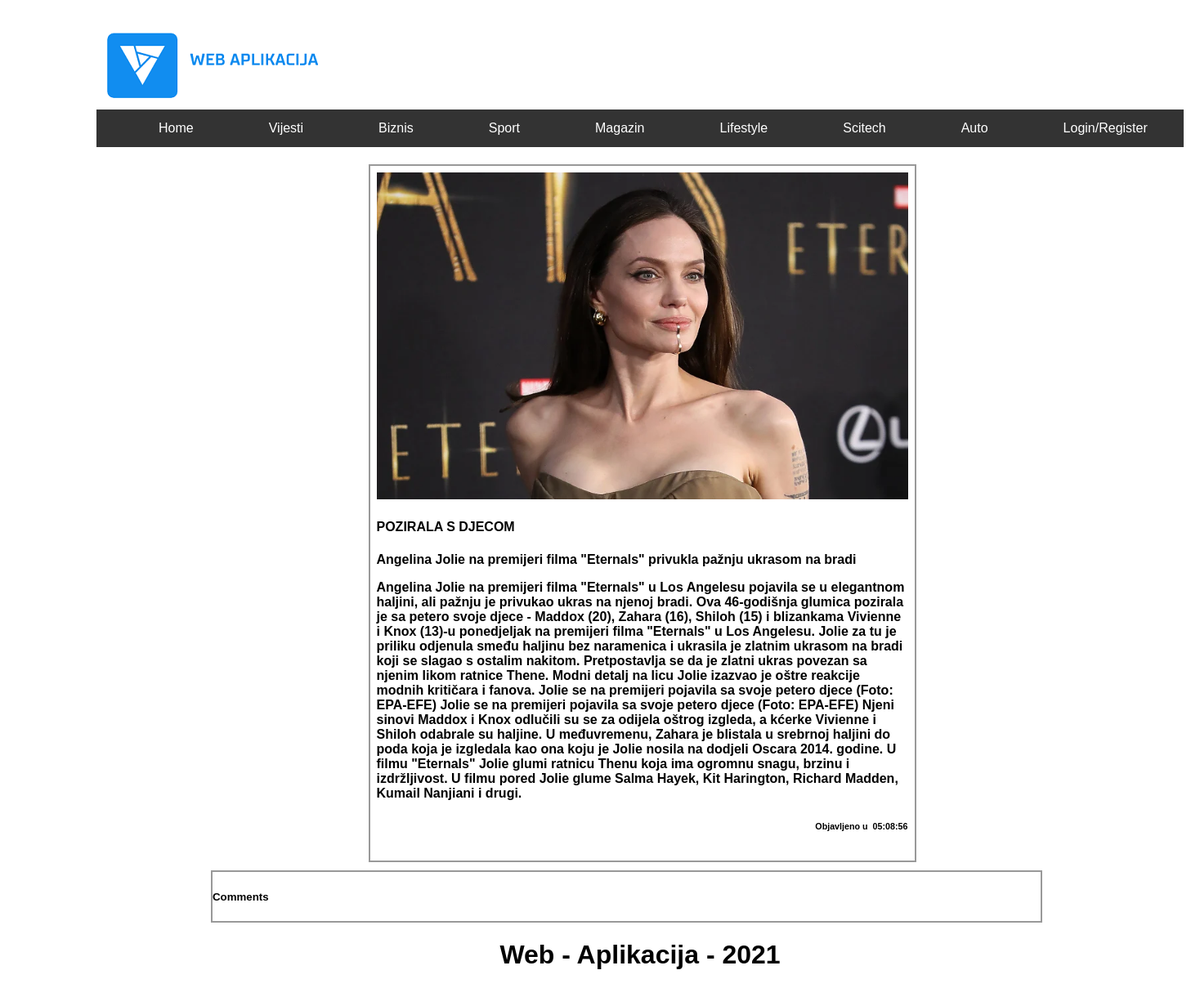
Page /news/Angelina-Jolie-na-premijeri-filma-Eternals-privukla-pažnju-ukrasom-na-bradi.php on the committed database.
### tables this page shows
CREATE TABLE `news` (
  `id` int(11) NOT NULL,
  `category` varchar(45) DEFAULT NULL,
  `title` varchar(1000) DEFAULT NULL,
  `description` varchar(1000) DEFAULT NULL,
  `descriptionlnk` varchar(1400) NOT NULL,
  `content` varchar(10000) DEFAULT NULL,
  `time_publish` time NOT NULL,
  `postedby` varchar(66) NOT NULL,
  `image` varchar(255) NOT NULL
);

### news/Angelina-Jolie-na-premijeri-filma-Eternals-privukla-pažnju-ukrasom-na-bradi.php (the view, shortened to what this page needs)
<!DOCTYPE html>
<html>
<head>
<link rel="stylesheet" type="text/css" href="../css/style.css">
</head>
<body>
<div class="header">
<img src="../images/4.png">
<ul>
<li><a class="active" href="../index.php">Home</a></li>
  <li><a href="../vijesti.php">Vijesti</a></li>
  <li><a href="../biznis.php">Biznis</a></li>
  <li><a href="../sport.php">Sport</a></li>
  <li><a href="../magazin.php">Magazin</a></li>
  <li><a href="../lifestyle.php">Lifestyle</a></li>
  <li><a href="../scitech.php">Scitech</a></li>
  <li><a href="../auto.php">Auto</a></li>
  <?php
if (isset($_SESSION['username'])) {
	  $username = $_SESSION['username'];
echo '<li><a href="../users/logout.php">Logout</a></li>';
}
else{
  echo '<li><a href="../users/login.php">Login/Register</a></li>';
}
?>
</ul>
  </div>
<div class="container" style="margin: auto;width: 50%;">
      <div class="row">
	  <?php require "../users/connection.php";
			$file = basename($_SERVER['PHP_SELF']);
			$info = pathinfo($file);
			$file_name =  basename($file,'.'.$info['extension']);
            $upit = "SELECT * FROM news WHERE descriptionlnk = '$file_name'";
			$conn = Database::getConnection();
            $q = $conn->query($upit);
            $red = mysqli_fetch_assoc($q);
            echo
            '<div class="column" style="width:650px; max-height: auto;">
              <img src="../images/' .$red['image'].'" alt="" style="width:100%; height: 400px;">
              <div id="text-block-small">
                 <h4>'. $red['title'] .'</h4>
                  <p>' . $red['description'] . '</p>
				  <p>' . $red['content'] .' </p>
				  <h6><p style="text-align:right;  ">Objavljeno u &nbsp' . $red['time_publish'] . '</p></h6>'
				  ?>
              </div>
            </div>
      </div>
</div>
<div class="section" style="width:1013px; margin-left:150px;">
						<h5>Comments</h5>
                </div>
<div id="footer">
<h1 style="text-align:center">Web - Aplikacija - 2021</h1>
  </div>
</body>
</html>

### css/style.css (style rules this page uses)
body { position: absolute; left: 100px; width: auto; height: auto; font-family: Arial, Helvetica, sans-serif; }
a { text-decoration: none; }
p { font-family: Verdana, Geneva, Tahoma, sans-serif; font-weight: bold; }
.header { width: 1330px; overflow: hidden; padding: 20px 10px; margin-bottom: 1px; }
.container { top: 190px; }
ul { list-style-type: none; margin: 0; padding: 0; overflow: hidden; background-color: #333; }
li { float: left; margin-left: 60px; }
li a { display: block; color: white; text-align: center; padding: 14px 16px; text-decoration: none; }
.column { margin-left: 5px; float: left; width: 33.33%; padding: 8px 8px 12px 8px; border: 2px solid #999; }
.row::after { content: ""; clear: both; display: table; border-bottom: 10px solid; }
.section { border: 2px solid #999; }

### rows in the picture
news: image (picture), title "POZIRALA S DJECOM", description "Angelina Jolie na premijeri filma \"Eternals\" privukla pažnju ukrasom na bradi", content "Angelina Jolie na premijeri filma \"Eternals\" u Los Angelesu pojavila se u elegantnom haljini, ali pažnju je privukao ukras na njenoj bradi. Ova 46-godišnja glumica pozirala je sa petero svoje djece - Maddox (20), Zahara (16), Shiloh (15) i blizankama Vivienne i Knox (13)-u ponedjeljak na premijeri filma \"Eternals\" u Los Angelesu. Jolie za tu je priliku odjenula smeđu haljinu bez naramenica i ukrasila je zlatnim ukrasom na bradi koji se slagao s ostalim nakitom. Pretpostavlja se da je zlatni ukras povezan sa njenim likom ratnice Thene. Modni detalj na licu Jolie izazvao je oštre reakcije modnih kritičara i fanova. Jolie se na premijeri pojavila sa svoje petero djece (Foto: EPA-EFE) Jolie se…", time_publish "05:08:56"
